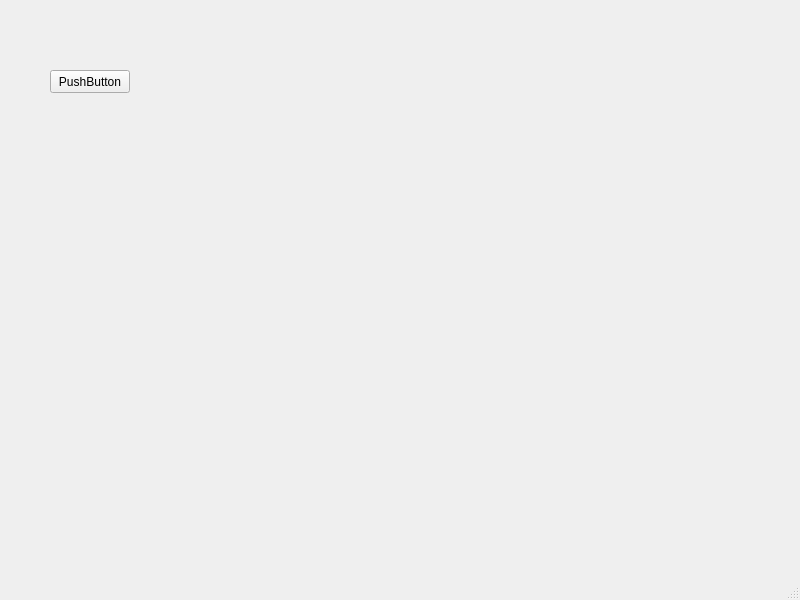
<?xml version="1.0" encoding="UTF-8"?>
<ui version="4.0">
 <class>MainWindow</class>
 <widget class="QMainWindow" name="MainWindow">
  <property name="geometry">
   <rect>
    <x>0</x>
    <y>0</y>
    <width>800</width>
    <height>600</height>
   </rect>
  </property>
  <property name="windowTitle">
   <string>MainWindow</string>
  </property>
  <widget class="QWidget" name="centralwidget">
   <widget class="QPushButton" name="pushButton">
    <property name="geometry">
     <rect>
      <x>50</x>
      <y>70</y>
      <width>80</width>
      <height>23</height>
     </rect>
    </property>
    <property name="text">
     <string>PushButton</string>
    </property>
   </widget>
  </widget>
  <widget class="QMenuBar" name="menubar">
   <property name="geometry">
    <rect>
     <x>0</x>
     <y>0</y>
     <width>800</width>
     <height>20</height>
    </rect>
   </property>
  </widget>
  <widget class="QStatusBar" name="statusbar"/>
 </widget>
 <resources/>
 <connections/>
</ui>
